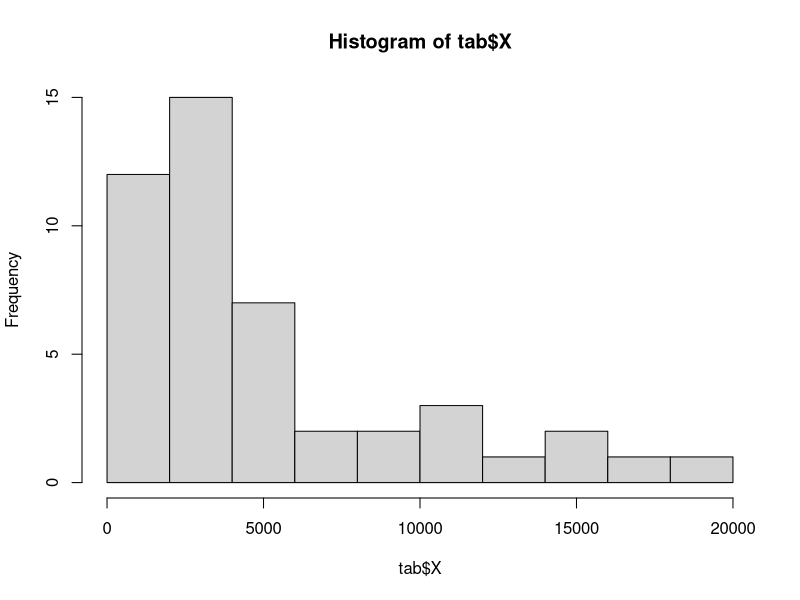
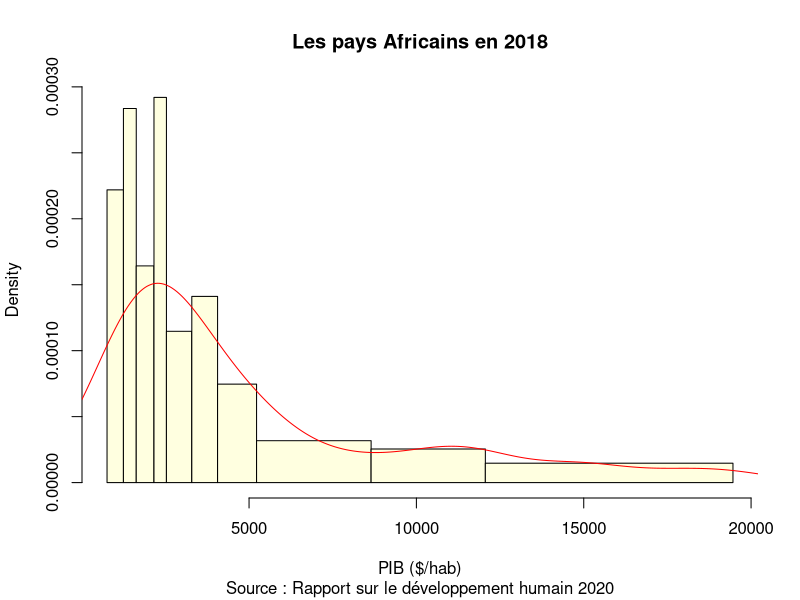
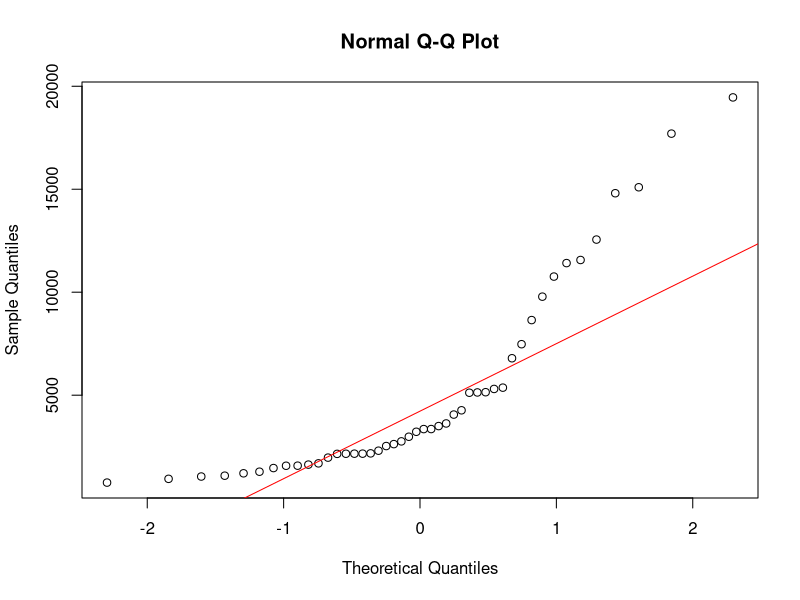
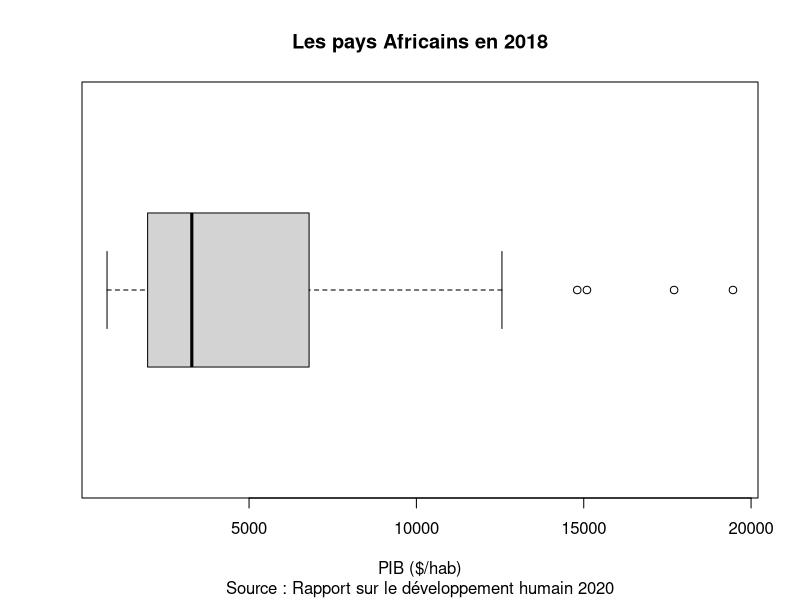
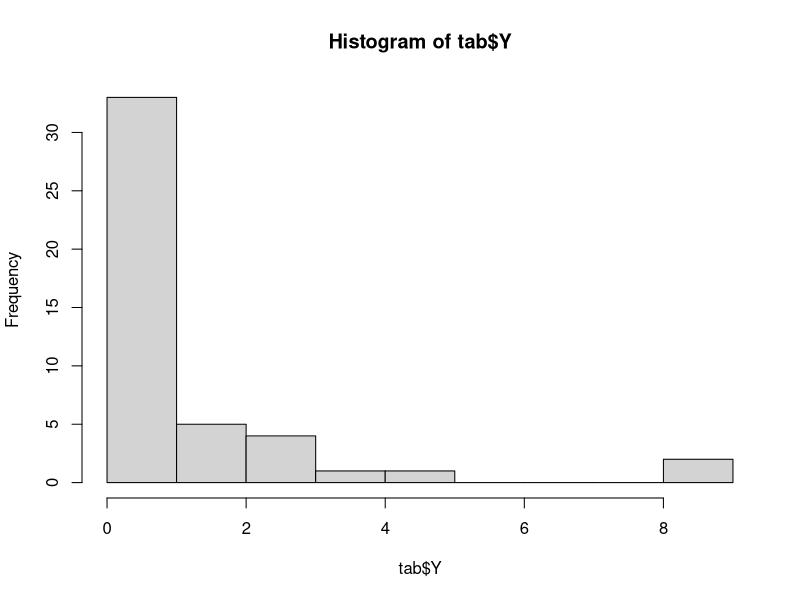
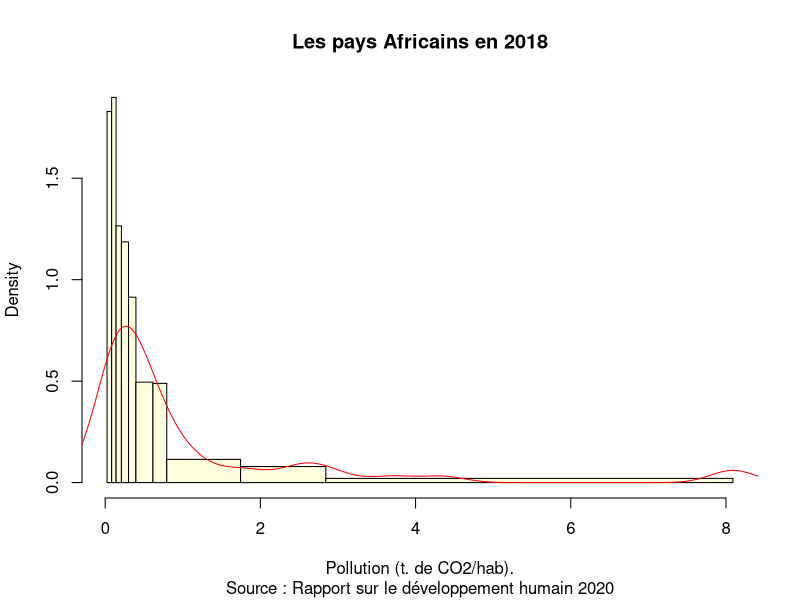
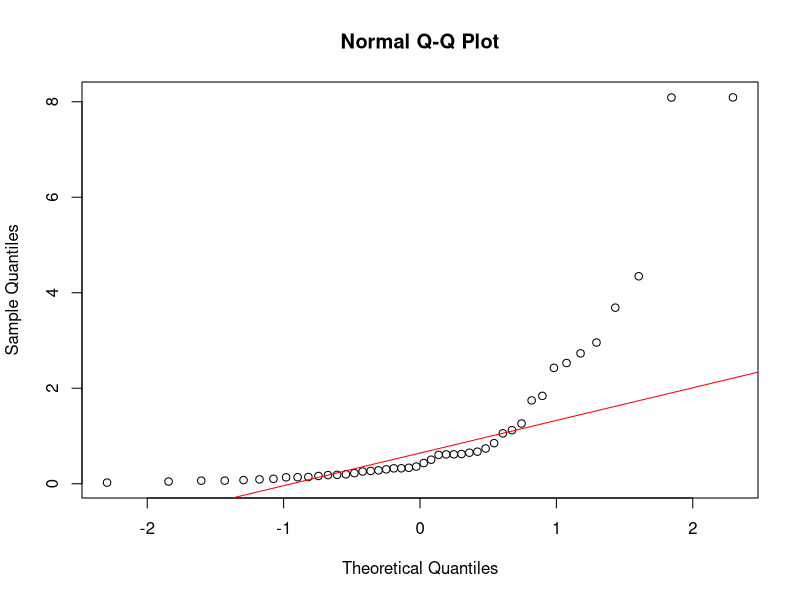
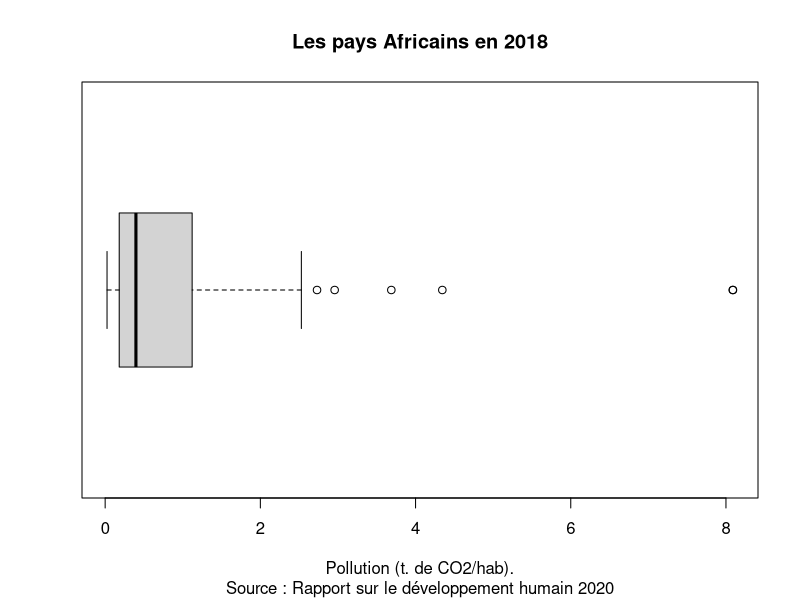

R code for these plots, in order:
## ---- chunk 1
knitr::opts_chunk$set(echo = TRUE)
library(knitr)
library(car)
## ---- chunk 2
don<-read.csv2("DEV-AFRIC-2018/data/afrika_don.csv")
head(don)
## ---- chunk 3
# Création des variables X et X
don$X<-don$PIB
don$Y<-don$CO2HAB

# Sélection des colonnes
tab<-don[,c("iso3","name","X","Y")]

# Elimination des lignes comportant des valeurs manquantes
tab<-na.omit(tab)
## ---- chunk 4
nomX <- "PIB ($/hab)"
nomY <- "Pollution (t. de CO2/hab)." 
titre <- "Les pays Africains en 2018"
note <- "Source : Rapport sur le développement humain 2020"
## ---- chunk 5
summary(tab$X)
## ---- chunk 6
hist(tab$X)
## ---- chunk 7
hist(tab$X, 
     xlab=nomX,
     breaks=quantile(tab$X, c(0,0.1,0.2,0.3,0.4,0.5,0.6,0.7,0.8,0.9,1)),
     main = titre,
     sub = note,
     col = "lightyellow")
lines(density(tab$X),col="red")
## ---- chunk 8
# Graphique 
qqnorm(tab$X)
qqline(tab$X, col = "red")

# test
shapiro.test(tab$X)
## ---- chunk 9

boxplot(tab$X, 
        horizontal = T,
        xlab = nomX,
        main = titre,
        sub = note)
## ---- chunk 10
Q1 <- quantile(tab$X,0.25)
Q3 <- quantile(tab$X,0.75)
out_max <- Q3 + 1.5*(Q3-Q1)
tab_out <- tab[tab$X>out_max,]
tab_out
## ---- chunk 11
summary(tab$Y)
## ---- chunk 12
hist(tab$Y)
## ---- chunk 13
hist(tab$Y, 
     xlab=nomY,
     breaks=quantile(tab$Y, c(0,0.1,0.2,0.3,0.4,0.5,0.6,0.7,0.8,0.9,1)),
     main = titre,
     sub = note,
     col="lightyellow")
lines(density(tab$Y),col="red")
## ---- chunk 14
# Graphique 
qqnorm(tab$Y)
qqline(tab$Y, col = "red")

# test
shapiro.test(tab$Y)
## ---- chunk 15
boxplot(tab$Y, 
        horizontal = T,
        xlab = nomY,
        main = titre,
        sub = note)
## ---- chunk 16
Q1 <- quantile(tab$Y,0.25)
Q3 <- quantile(tab$Y,0.75)
out_max <- Q3 + 1.5*(Q3-Q1)
tab_out <- tab[tab$Y>out_max,]
tab_out
## ---- chunk 17
plot(tab$X,tab$Y)
## ---- chunk 18
plot(tab$X,tab$Y,
     cex = 0.6,
     pch = 19,
     col = "red",
     xlab = nomX,
     ylab = nomY,
     main = titre,
     sub = note)

text(tab$X, tab$Y, tab$iso3,
     cex = 0.6,
     col = "blue",
     pos = 1)


## ---- chunk 19
cor.test(tab$X,tab$Y)
cor(tab$X,tab$Y)**2
## ---- chunk 20
cor.test(tab$X,tab$Y, method = "spearman")
## ---- chunk 21
modreglin <- lm(tab$Y~tab$X)
summary(modreglin)
## ---- chunk 22
plot(tab$X,tab$Y,
     cex = 0.6,
     pch = 19,
     col = "red",
     xlab = nomX,
     ylab = nomY,
     main = titre,
     sub = note)
text(tab$X, tab$Y, tab$iso3,
     cex = 0.6,
     col = "blue",
     pos = 1)
abline(modreglin, col ="black", lwd =2)

## ---- chunk 23
# Extraction des valeurs estimées et résiduelles
tab$Yest <- modreglin$fitted.values
tab$Yres <- modreglin$residuals

# Affichage du tableau trié
tab[order(tab$Yres),]

## ---- chunk 24
library(car)
plot(modreglin,
     which = 1,
     labels.id = tab$name,
     col="red")

durbinWatsonTest(modreglin)
## ---- chunk 25
plot(modreglin,
     which = 2,
     labels.id = tab$name,
     col="red")

shapiro.test(tab$Yres)
## ---- chunk 26
plot(modreglin,
     which = 3,
     labels.id = tab$name,
     col="red")

ncvTest(modreglin)
## ---- chunk 27
plot(modreglin,
     which = 4,
     labels.id = tab$name,
     col="red")

outlierTest(modreglin, labels = tab$name)


## ---- chunk 28
par(mfrow=c(2,2))
plot(modreglin,
     which = c(1,2,3,4),
     labels.id = tab$name,
     col="red")

## ---- chunk 29
tab2<-tab[!(tab$iso3 %in% c("ZAF","BWA","LBY")),]
## ---- chunk 30
cor.test(tab2$X,tab2$Y, method="pearson")
cor.test(tab2$X,tab2$Y, method="spearman")
## ---- chunk 31
modreglin2 <- lm(tab2$Y~tab2$X)
summary(modreglin2)
# Extraction des valeurs estimées et résiduelles
tab2$Yest <- modreglin2$fitted.values
tab2$Yres <- modreglin2$residuals
## ---- chunk 32
plot(tab2$X,tab2$Y,
     cex = 0.6,
     pch = 19,
     col = "red",
     xlab = nomX,
     ylab = nomY,
     main = titre,
     sub = note)
text(tab2$X, tab2$Y, tab2$iso3,
     cex = 0.6,
     col = "blue",
     pos = 1)
abline(modreglin2, col ="black", lwd =2)

## ---- chunk 33
par(mfrow=c(2,2))
plot(modreglin2,
     which = c(1,2,3,4),
     labels.id = tab2$name,
     col="red")

durbinWatsonTest(modreglin2)
shapiro.test(tab2$Yres)
ncvTest(modreglin2)
outlierTest(modreglin2,labels = tab2$name)


## ---- chunk 34
par(mfrow=c(2,2))

plot(tab$X,tab$Y, main = "Linéaire : Y=a.X+b", pch=20, col="red",cex=0.5)
plot(tab$X,log(tab$Y), main = "Exponentiel : log(Y)=a.X+b", pch=20, col="red",cex=0.5)
plot(log(tab$X),tab$Y, main = "Logarithmique : Y = a.log(X)+b", pch=20, col="red",cex=0.5)
plot(log(tab$X),log(tab$Y), main = "Puissance : log(Y) = a.log(X)+b", pch=20, col="red",cex=0.5)
## ---- chunk 35
paste("Linéaire : ",round(cor(tab$X,tab$Y),3))
paste("Exponentiel : ", round(cor(tab$X,log(tab$Y)),3))
paste("Logarithmique : ",round(cor(log(tab$X),tab$Y),3))
paste("Puissance : ", round(cor(log(tab$X),log(tab$Y)),3))
## ---- chunk 36
don$X<-log(don$PIB)
don$Y<-log(don$CO2)
tab3<-don[,c("iso3","name","X","Y")]
tab3<-tab3[complete.cases(tab3), ]
nomXlog <- "log(PIB en $/hab)"
nomYlog <- "log(CO2 en t./hab)" 
titre <- "Les pays Africains en 2018"
note <- "Source : Rapport sur le développement humain 2020"

## ---- chunk 37
modregpuis <- lm(tab3$Y~tab3$X)
summary(modregpuis)
# Extraction des valeurs estimées et résiduelles
tab3$Yest <- modregpuis$fitted.values
tab3$Yres <- modregpuis$residuals
## ---- chunk 38
plot(tab3$X,tab3$Y,
     cex = 0.6,
     pch = 19,
     col = "red",
     xlab = nomXlog,
     ylab = nomYlog,
     main=titre,
     sub = note)
text(tab3$X, tab3$Y, tab3$iso3,
     cex = 0.6,
     col = "blue",
     pos = 1)
abline(modregpuis, col ="black", lwd =2)

## ---- chunk 39
par(mfrow=c(2,2))
plot(modregpuis,
     which = c(1,2,3,4),
     labels.id = tab3$name,
     col="red")

durbinWatsonTest(modregpuis)
shapiro.test(tab3$Yres)
ncvTest(modregpuis)
outlierTest(modregpuis,labels = tab3$name)

## ---- chunk 40
x<-seq(0,20000,100)
y<- 0.000003*(x**1.47)
plot(x,y,
     type="l",
     col="red",
     lwd =2,
     xlab = "PIB en $/hab.",
     ylab = "Estimation du CO2 en t./hab",
     main = "Modèle final") 
grid()
